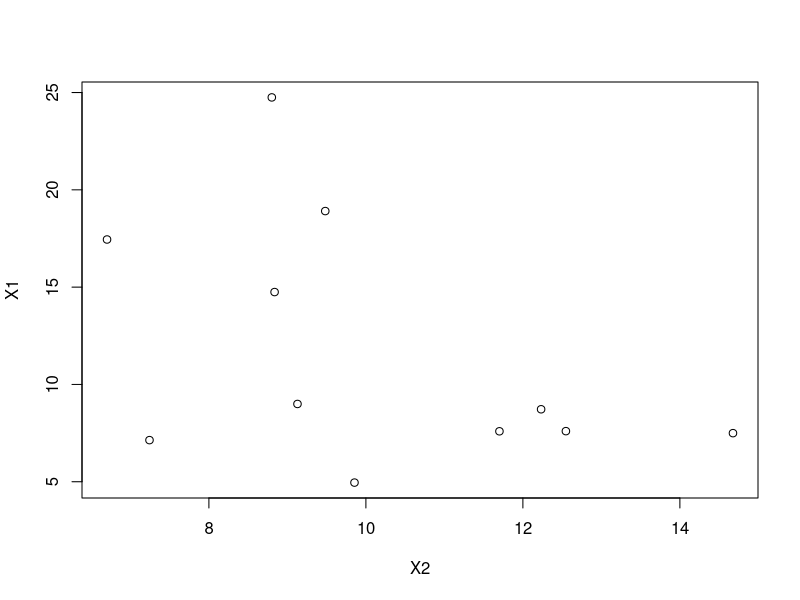
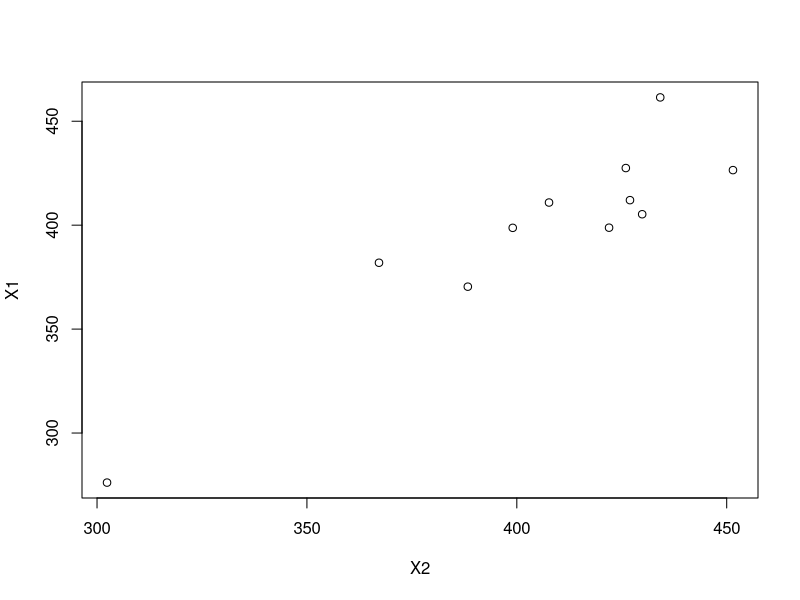

The R source for these figures, in order:
library(reshape2)
library(psych)

hrv_data <- read.csv("HRV_PI.csv")

hr_by_rat <- dcast(hrv_data, rat~session,value.var="avg_HR")
hr_by_rat <- data.frame(hr_by_rat)

rmssd_by_rat <- dcast(hrv_data, rat~session,value.var="rmssd")
rmssd_by_rat <- data.frame(rmssd_by_rat)

describe(hr_by_rat)
describe(rmssd_by_rat)

plot(X1~X2,data=rmssd_by_rat)
plot(X1~X2,data=hr_by_rat)

lm1 <- lm(X1~X2,data=rmssd_by_rat)
lm1
summary(lm1)

lm2 <- lm(X1~X2,data=hr_by_rat)
summary(lm2)
